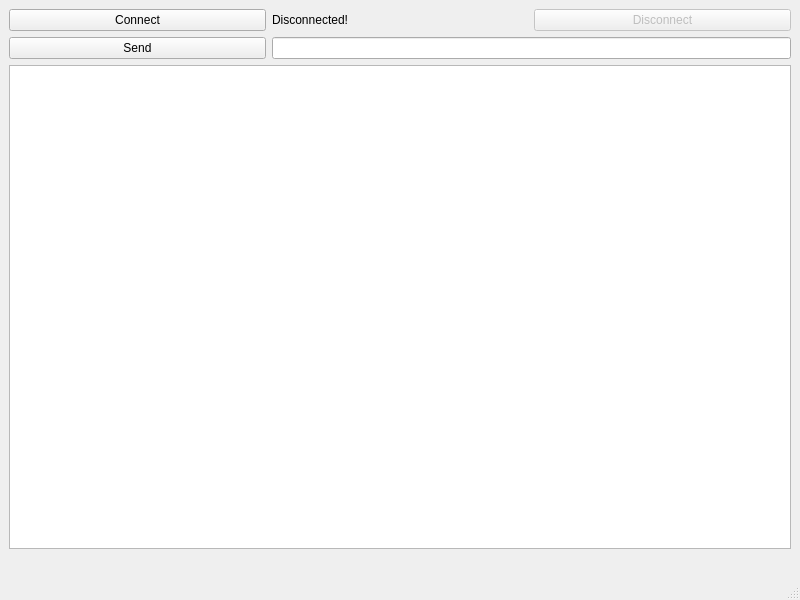
<?xml version="1.0" encoding="UTF-8"?>
<ui version="4.0">
 <class>MainWindow</class>
 <widget class="QMainWindow" name="MainWindow">
  <property name="geometry">
   <rect>
    <x>0</x>
    <y>0</y>
    <width>800</width>
    <height>600</height>
   </rect>
  </property>
  <property name="windowTitle">
   <string>MainWindow</string>
  </property>
  <widget class="QWidget" name="centralwidget">
   <layout class="QGridLayout" name="gridLayout">
    <item row="0" column="1">
     <widget class="QLabel" name="lbStatus">
      <property name="text">
       <string>Disconnected!</string>
      </property>
     </widget>
    </item>
    <item row="0" column="2">
     <widget class="QPushButton" name="btnDisconnected">
      <property name="enabled">
       <bool>false</bool>
      </property>
      <property name="text">
       <string>Disconnect</string>
      </property>
     </widget>
    </item>
    <item row="1" column="0">
     <widget class="QPushButton" name="btnSend">
      <property name="text">
       <string>Send</string>
      </property>
     </widget>
    </item>
    <item row="0" column="0">
     <widget class="QPushButton" name="btnConnect">
      <property name="text">
       <string>Connect</string>
      </property>
     </widget>
    </item>
    <item row="1" column="1" colspan="2">
     <widget class="QLineEdit" name="lineEdit"/>
    </item>
    <item row="4" column="0" colspan="3">
     <widget class="QTextBrowser" name="textBrowser"/>
    </item>
    <item row="5" column="0" colspan="3">
     <widget class="QLabel" name="lbResult">
      <property name="text">
       <string/>
      </property>
      <property name="alignment">
       <set>Qt::AlignmentFlag::AlignLeading|Qt::AlignmentFlag::AlignLeft|Qt::AlignmentFlag::AlignTop</set>
      </property>
     </widget>
    </item>
   </layout>
  </widget>
  <widget class="QMenuBar" name="menubar">
   <property name="geometry">
    <rect>
     <x>0</x>
     <y>0</y>
     <width>800</width>
     <height>24</height>
    </rect>
   </property>
  </widget>
  <widget class="QStatusBar" name="statusbar"/>
 </widget>
 <resources/>
 <connections/>
</ui>
